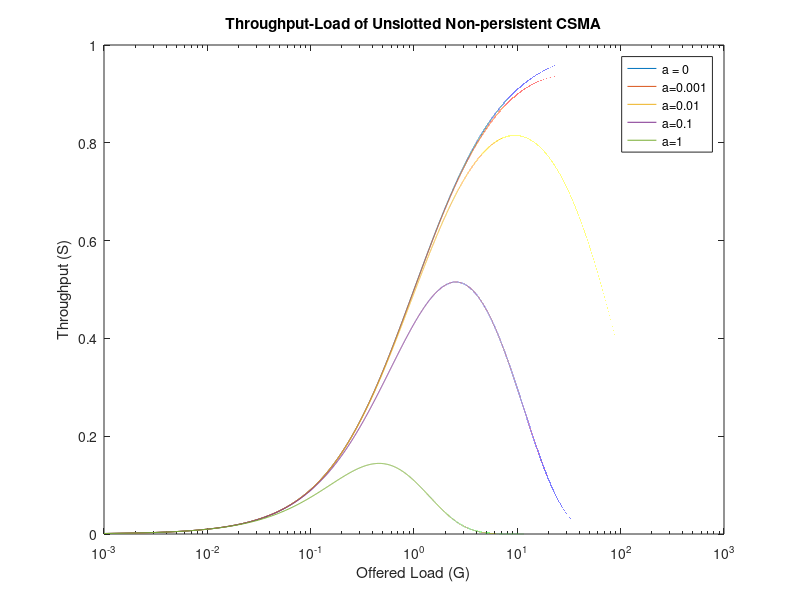
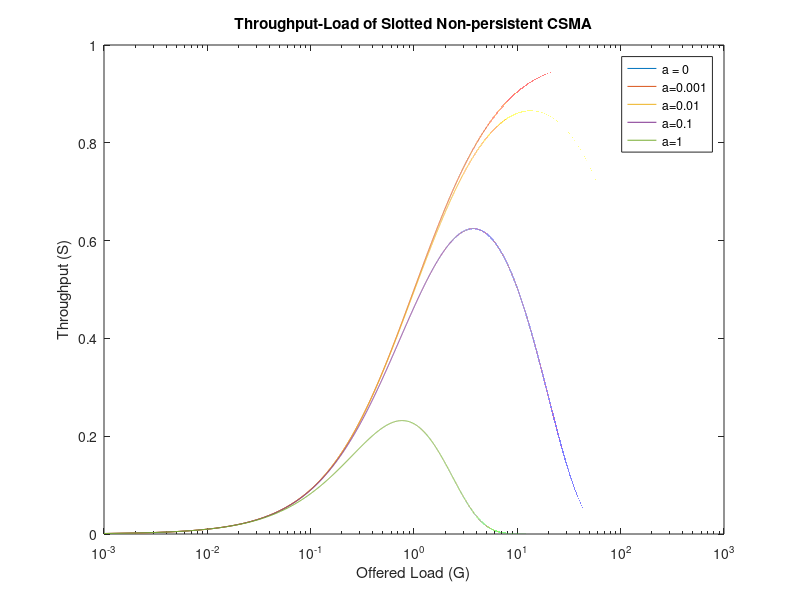
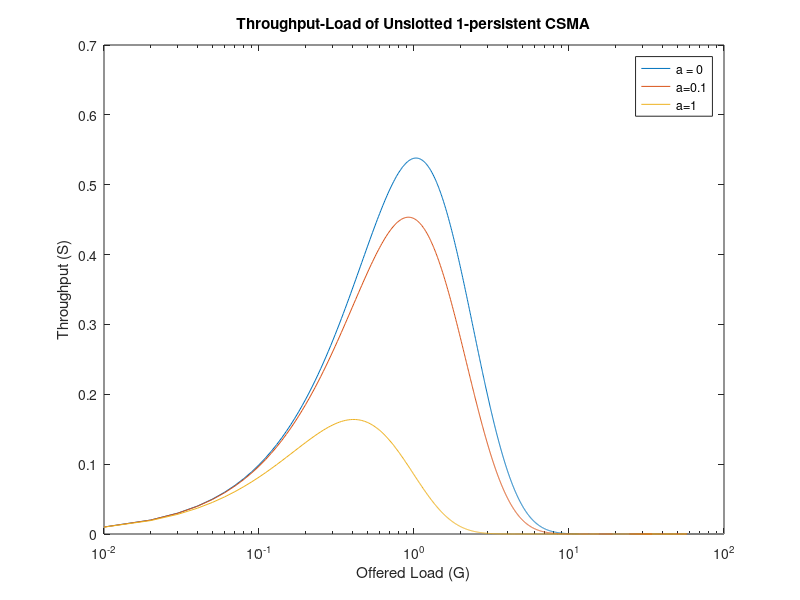
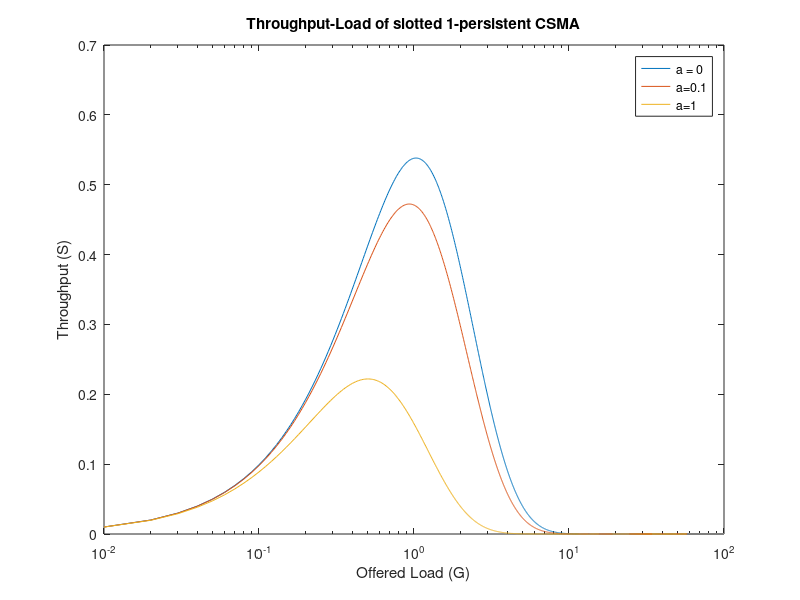

Reproduce these figures in MATLAB, in order.
close all;
clear all;

%% Unslotted 0-persistent CSMA

a0 = 0;
a1 = 0.001;
a2 = 0.01;
a3 = 0.1;
a4 = 1;
G = 0:10^-3:1000;
S0 = G.*exp(-a0*G)./(G.*(1+2*a0)+exp(-a0*G));
S1 = G.*exp(-a1*G)./(G.*(1+2*a1)+exp(-a1*G));
S2 = G.*exp(-a2*G)./(G.*(1+2*a2)+exp(-a2*G));
S3 = G.*exp(-a3*G)./(G.*(1+2*a3)+exp(-a3*G));
S4 = G.*exp(-a4*G)./(G.*(1+2*a4)+exp(-a4*G));

figure
semilogx(G,S0,G,S1,G,S2,G,S3,G,S4)
xlabel('Offered Load (G)');
ylabel('Throughput (S)');
title('Throughput-Load of Unslotted Non-persistent CSMA');
legend('a = 0','a=0.001','a=0.01','a=0.1','a=1');
%% Slotted 0-persistent CSMA
a0 = 0;
a1 = 0.001;
a2 = 0.01;
a3 = 0.1;
a4 = 1;
G = 0:10^-3:1000;
S0 = G.*(a0*exp(-a0*G))./(1-exp(-a0*G)+a0);
S1 = G.*(a1*exp(-a1*G))./(1-exp(-a1*G)+a1);
S2 = G.*(a2*exp(-a2*G))./(1-exp(-a2*G)+a2);
S3 = G.*(a3*exp(-a3*G))./(1-exp(-a3*G)+a3);
S4 = G.*(a4*exp(-a4*G))./(1-exp(-a4*G)+a4);

figure
semilogx(G,S0,G,S1,G,S2,G,S3,G,S4)
xlabel('Offered Load (G)');
ylabel('Throughput (S)');
title('Throughput-Load of Slotted Non-persistent CSMA');
legend('a = 0','a=0.001','a=0.01','a=0.1','a=1');


%% Unslotted 1-persistent CSMA
a0 = 0;
a3 = 0.1;
a4 = 1;
G = 0:10^-2:100;
S0 = G.*exp(-G).*(1+G)./(G+exp(-G));
S3 = G.*(1+G+a3*G.*(1+G+a3*G/2)).*exp(-G*(1+2*a3))./(G*(1+2*a3)-(1-exp(-a3*G))+(1+a3*G).*exp(-G*(1+a3)));
S4 = G.*(1+G+a4*G.*(1+G+a4*G/2)).*exp(-G*(1+2*a4))./(G*(1+2*a4)-(1-exp(-a4*G))+(1+a4*G).*exp(-G*(1+a4)));


figure
semilogx(G,S0,G,S3,G,S4)
xlabel('Offered Load (G)');
ylabel('Throughput (S)');
title('Throughput-Load of Unslotted 1-persistent CSMA');
legend('a = 0','a=0.1','a=1');

%% Slotted 1-persistent CSMA
a0 = 0;
a3 = 0.1;
a4 = 1;
G = 0:10^-2:100;
S0 = G.*exp(-G).*(1+G)./(G+exp(-G));
S3 = G.*(1+a3-exp(-a3*G)).*exp(-G*(1+a3))./((1+a3)*(1-exp(-a3*G))+a3*exp(-G*(1+a3)));
S4 = G.*(1+a4-exp(-a4*G)).*exp(-G*(1+a4))./((1+a4)*(1-exp(-a4*G))+a4*exp(-G*(1+a4)));

figure
semilogx(G,S0,G,S3,G,S4)
xlabel('Offered Load (G)');
ylabel('Throughput (S)');
title('Throughput-Load of slotted 1-persistent CSMA');
legend('a = 0','a=0.1','a=1');
